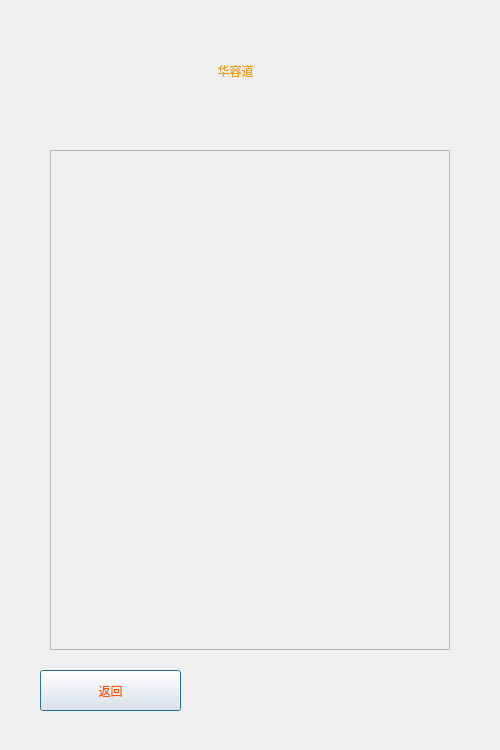
<?xml version="1.0" encoding="UTF-8"?>
<ui version="4.0">
 <class>Dialog</class>
 <widget class="QDialog" name="Dialog">
  <property name="geometry">
   <rect>
    <x>0</x>
    <y>0</y>
    <width>500</width>
    <height>750</height>
   </rect>
  </property>
  <property name="windowTitle">
   <string>Dialog</string>
  </property>
  <widget class="QLabel" name="title">
   <property name="geometry">
    <rect>
     <x>70</x>
     <y>20</y>
     <width>331</width>
     <height>101</height>
    </rect>
   </property>
   <property name="styleSheet">
    <string notr="true">border-image:ul();
color: rgb(239, 159, 0);
font: 60pt &quot;华文新魏&quot;;</string>
   </property>
   <property name="text">
    <string>华容道</string>
   </property>
   <property name="alignment">
    <set>Qt::AlignCenter</set>
   </property>
  </widget>
  <widget class="QScrollArea" name="scroll">
   <property name="geometry">
    <rect>
     <x>50</x>
     <y>150</y>
     <width>400</width>
     <height>500</height>
    </rect>
   </property>
   <property name="sizePolicy">
    <sizepolicy hsizetype="Expanding" vsizetype="Expanding">
     <horstretch>0</horstretch>
     <verstretch>0</verstretch>
    </sizepolicy>
   </property>
   <property name="widgetResizable">
    <bool>true</bool>
   </property>
   <widget class="QWidget" name="scrollAreaWidgetContents">
    <property name="geometry">
     <rect>
      <x>0</x>
      <y>0</y>
      <width>398</width>
      <height>498</height>
     </rect>
    </property>
   </widget>
  </widget>
  <widget class="QPushButton" name="btn_return">
   <property name="geometry">
    <rect>
     <x>40</x>
     <y>670</y>
     <width>141</width>
     <height>41</height>
    </rect>
   </property>
   <property name="styleSheet">
    <string notr="true">border-image: url(:/image/btn.jpg);
color: rgb(255, 85, 0);
font: 18pt &quot;华文新魏&quot;;</string>
   </property>
   <property name="text">
    <string>返回</string>
   </property>
  </widget>
 </widget>
 <resources/>
 <connections/>
</ui>
